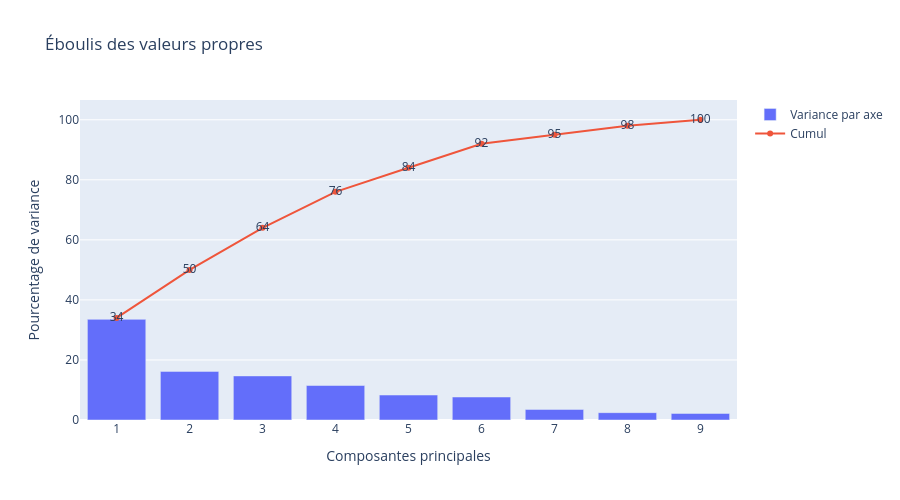

The cell this chart's notebook holds for it:
### Code cell
# Affichage des éboulis des valeurs propres (Plotly)
fig = go.Figure()
fig.add_trace(go.Bar(x=list(x_list), y=scree, name="Variance par axe"))
fig.add_trace(
    go.Scatter(
        x=list(x_list),
        y=scree_cum,
        mode="lines+markers+text",
        name="Cumul",
        text=scree_cum,
    )
)
fig.update_layout(height=500, width=900)
fig.update_layout(
    title="Éboulis des valeurs propres",
    xaxis_title="Composantes principales",
    yaxis_title="Pourcentage de variance",
    paper_bgcolor="rgba(0,0,0,0)",
)
fig.show()

### Figure 1 — Plotly figure (JSON) as saved in the notebook; plotly's stock layout.template omitted (floating-point values rounded to 4 significant figures)
{"data": [{"name": "Variance par axe", "type": "bar", "x": [1, 2, 3, 4, 5, 6, 7, 8, 9], "y": [33.52, 16.19, 14.68, 11.49, 8.32, 7.66, 3.52, 2.44, 2.18]}, {"mode": "lines+markers+text", "name": "Cumul", "text": [34.0, 50.0, 64.0, 76.0, 84.0, 92.0, 95.0, 98.0, 100.0], "type": "scatter", "x": [1, 2, 3, 4, 5, 6, 7, 8, 9], "y": [34.0, 50.0, 64.0, 76.0, 84.0, 92.0, 95.0, 98.0, 100.0]}], "layout": {"height": 500, "paper_bgcolor": "rgba(0,0,0,0)", "title": {"text": "Éboulis des valeurs propres"}, "width": 900, "xaxis": {"title": {"text": "Composantes principales"}}, "yaxis": {"title": {"text": "Pourcentage de variance"}}}}
